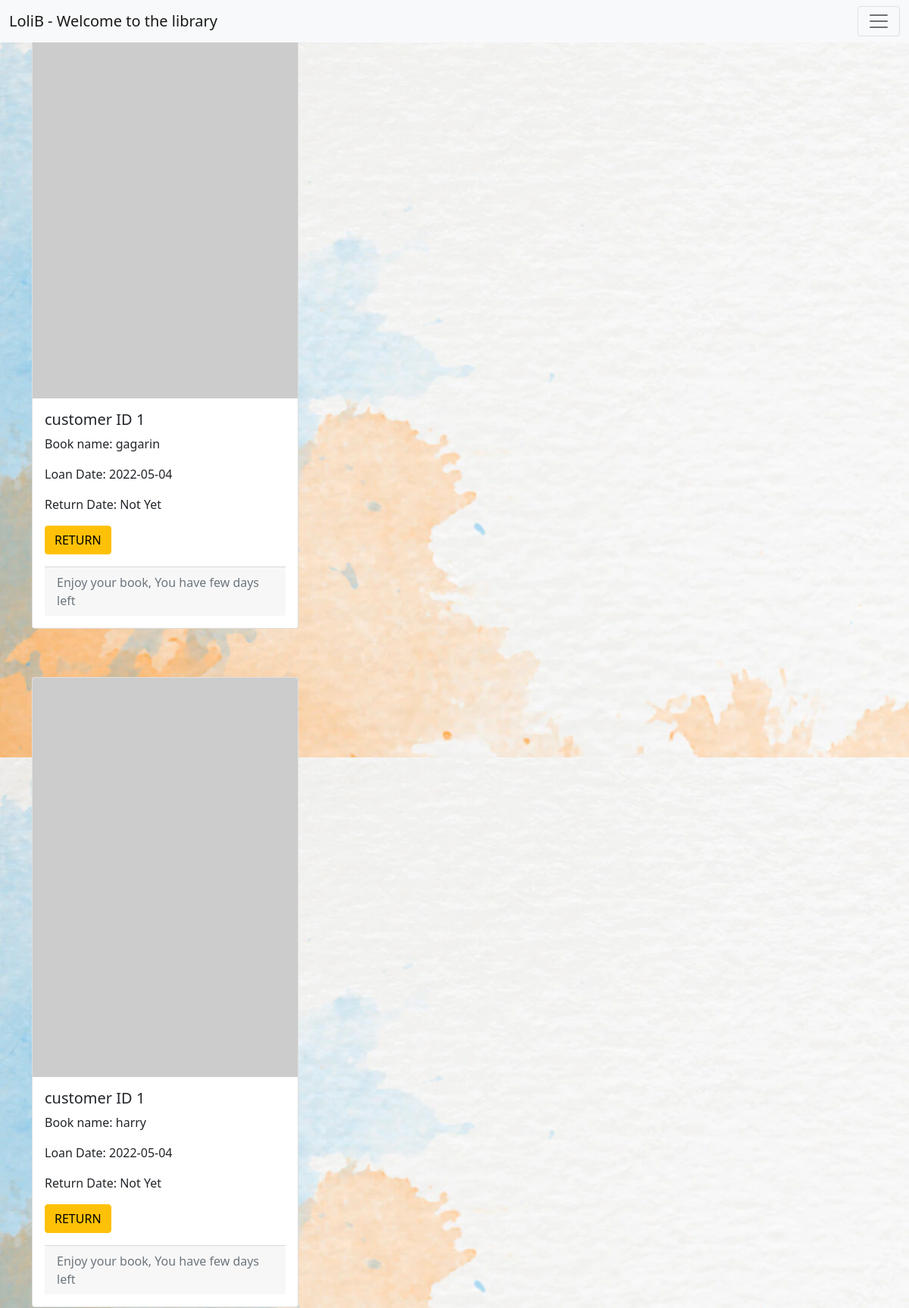
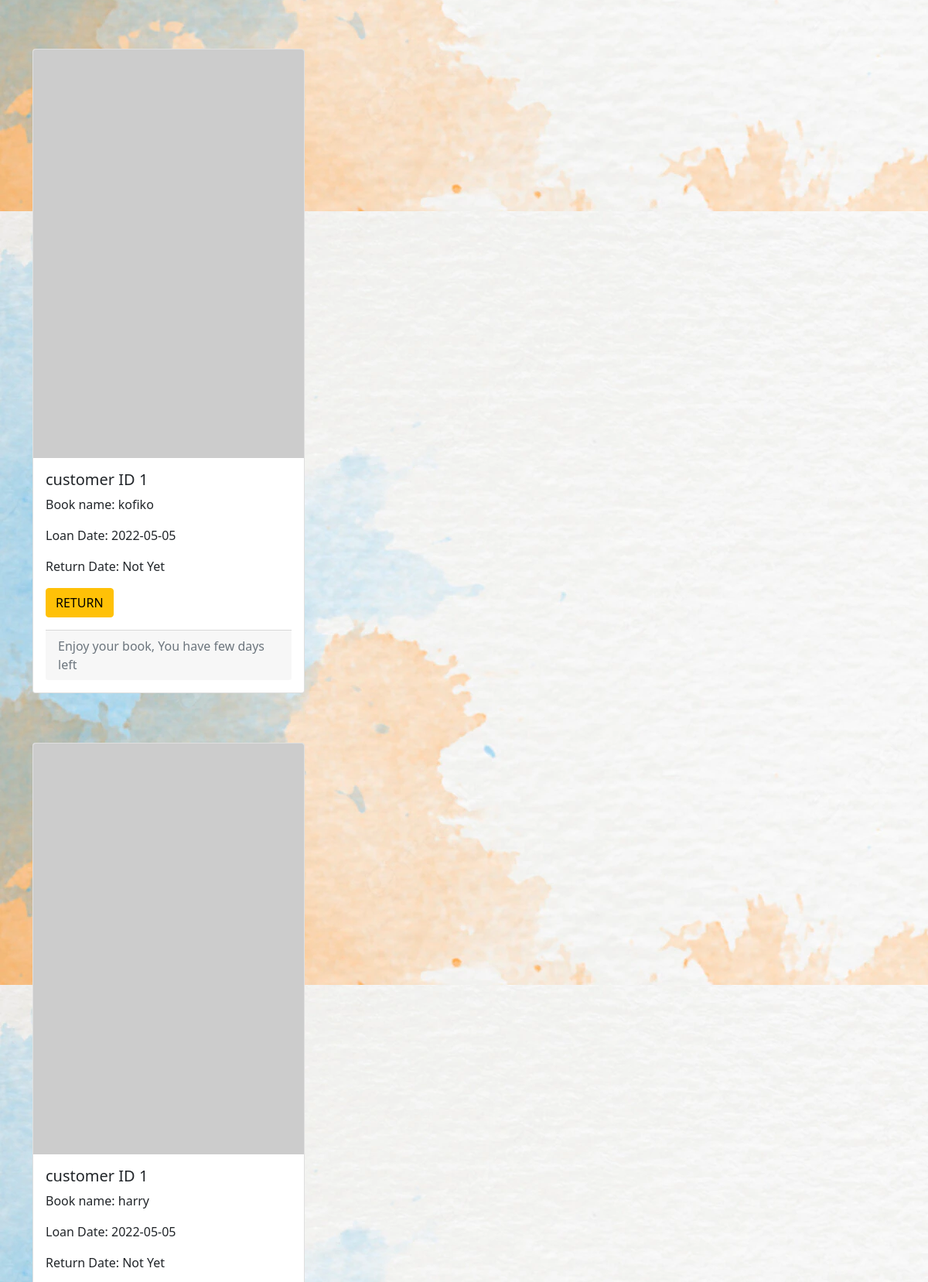
Screenshot of /display/loans (upper part) with the database file from the repository (2 pictures, top to bottom).
### tables this page shows
CREATE TABLE "Loans" (
	"loanID" INTEGER NOT NULL, 
	"custID" INTEGER, 
	"bookID" INTEGER, 
	loandate VARCHAR, 
	returndate VARCHAR, 
	PRIMARY KEY ("loanID")
);

CREATE TABLE "Books" (
	"bookID" INTEGER NOT NULL, 
	name VARCHAR, 
	author VARCHAR, 
	year_published VARCHAR, 
	book_type INTEGER, 
	PRIMARY KEY ("bookID")
);

### app/display.py (the view)
@display.route('/loans')
def display_loans():
    type1 = 10
    type2 = 5
    type3 = 2
    loan_date_lst = []
    all_loans = dbms.print_all_data( query='select name,book_type,loans.* from Books inner join loans on books.bookID = loans.bookID and loans.returndate ="Not Yet"')
    for loan in all_loans:
        print(loan)
        splited_date = loan[-2].split('-')
        y = int(splited_date[0])
        m = int(splited_date[1])
        d = int(splited_date[2])
        loan_date_fin = date(y,m,d)
        today_date = date.today()
        loan_days = (today_date-loan_date_fin).days
        book_type = loan[1]
        if int(book_type) == 1 and type1 < loan_days:
                loan_date_lst.append(f'{type1 - loan_days} days late')
                fraze = f'{type1 - loan_days} days late'
        elif int(book_type) == 2 and type2 < loan_days:
                loan_date_lst.append(f'{type2 - loan_days} days late')
        elif int(book_type) == 3 and type3 < loan_days:
                loan_date_lst.append(f'{type3 - loan_days} days late')
        else: loan_date_lst.append('Enjoy your book, You have few days left')
    return render_template('display_loans.html',context={'loans':all_loans,'iflate':loan_date_lst})

### app/mydatabase.py (called while the page is built)
    def print_all_data(self, table='', query=''):
        query = query if query != '' else f"SELECT * FROM {table}"
        print(query)
        res = []
        with self.db_engine.connect() as connection:
            try:
                result = connection.execute(query)
            except Exception as e:
                print(e)
            else:
                for row in result:
                    res.append(row)
                result.close()
        return res

### app/templates/display_loans.html (shortened to what this page needs)
{%extends 'layout.html'%}
    {%block content%}
    {%for i in context.loans%}
    <div class="container">
        <div class="col mb-3">
            <div class="card" style="width: 22rem;">
            <img src="https://picsum.photos/200/30{{loop.index-1}}" class="card-img-top" alt="...">
            <div class="card-body">
                        <h5 class="card-title">customer ID {{i[3]}}</h5>
                        <p class="card-text">Book name: {{i[0]}}</p>
                        <p class="card-text">Loan Date: {{i[5]}}</p>
                        <p class="card-text">Return Date: {{i[6]}}</p>
                        <p></p> <a href="/books/return/{{i[2]}}" button type="button"
                            class="btn btn-warning">RETURN</button></a></p>
                            <div class="card-footer text-muted">
                                {{context.iflate[ loop.index -1]}}
                            </div>
                    </div>
                </div>
            </div>
        </div>
        <br>
        <br>
        {%endfor%}
        {%endblock%}

### app/templates/layout.html (style rules this page uses)
body { background-image: url('/static/ban.webp'); }

### rows the page displays
Loans: custID "1", name "gagarin", loandate "2022-05-04", returndate "Not Yet", iflate "Enjoy your book, You have few days left"
Loans: custID "1", name "harry", loandate "2022-05-04", returndate "Not Yet", iflate "Enjoy your book, You have few days left"
Loans: custID "1", name "kofiko", loandate "2022-05-05", returndate "Not Yet", iflate "Enjoy your book, You have few days left"
Loans: custID "1", name "harry", loandate "2022-05-05", returndate "Not Yet"
